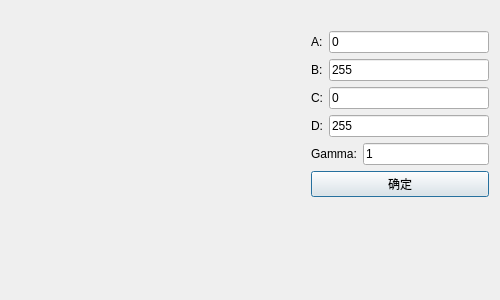
<?xml version="1.0" encoding="UTF-8"?>
<ui version="4.0">
 <class>DialogGrayTransform</class>
 <widget class="QDialog" name="DialogGrayTransform">
  <property name="geometry">
   <rect>
    <x>0</x>
    <y>0</y>
    <width>500</width>
    <height>300</height>
   </rect>
  </property>
  <property name="windowTitle">
   <string>调整灰度</string>
  </property>
  <layout class="QHBoxLayout" name="horizontalLayout">
   <item>
    <spacer name="horizontalSpacer">
     <property name="orientation">
      <enum>Qt::Horizontal</enum>
     </property>
     <property name="sizeHint" stdset="0">
      <size>
       <width>300</width>
       <height>20</height>
      </size>
     </property>
    </spacer>
   </item>
   <item>
    <layout class="QVBoxLayout" name="verticalLayout" stretch="0,0,0,0,0,0,0,0">
     <item>
      <widget class="QLabel" name="hintLabel">
       <property name="text">
        <string/>
       </property>
      </widget>
     </item>
     <item>
      <layout class="QHBoxLayout" name="horizontalLayout_5">
       <item>
        <widget class="QLabel" name="label_4">
         <property name="text">
          <string>A:</string>
         </property>
        </widget>
       </item>
       <item>
        <widget class="QLineEdit" name="aValue">
         <property name="text">
          <string>0</string>
         </property>
        </widget>
       </item>
      </layout>
     </item>
     <item>
      <layout class="QHBoxLayout" name="horizontalLayout_4">
       <item>
        <widget class="QLabel" name="label_3">
         <property name="text">
          <string>B:</string>
         </property>
        </widget>
       </item>
       <item>
        <widget class="QLineEdit" name="bValue">
         <property name="text">
          <string>255</string>
         </property>
        </widget>
       </item>
      </layout>
     </item>
     <item>
      <layout class="QHBoxLayout" name="horizontalLayout_2">
       <item>
        <widget class="QLabel" name="label">
         <property name="text">
          <string>C:</string>
         </property>
        </widget>
       </item>
       <item>
        <widget class="QLineEdit" name="cValue">
         <property name="text">
          <string>0</string>
         </property>
        </widget>
       </item>
      </layout>
     </item>
     <item>
      <layout class="QHBoxLayout" name="horizontalLayout_3">
       <item>
        <widget class="QLabel" name="label_2">
         <property name="text">
          <string>D:</string>
         </property>
        </widget>
       </item>
       <item>
        <widget class="QLineEdit" name="dValue">
         <property name="text">
          <string>255</string>
         </property>
        </widget>
       </item>
      </layout>
     </item>
     <item>
      <layout class="QHBoxLayout" name="horizontalLayout_6">
       <item>
        <widget class="QLabel" name="label_6">
         <property name="text">
          <string>Gamma:</string>
         </property>
        </widget>
       </item>
       <item>
        <widget class="QLineEdit" name="gammaValue">
         <property name="text">
          <string>1</string>
         </property>
        </widget>
       </item>
      </layout>
     </item>
     <item>
      <widget class="QPushButton" name="confirmBtn">
       <property name="text">
        <string>确定</string>
       </property>
      </widget>
     </item>
     <item>
      <spacer name="verticalSpacer">
       <property name="orientation">
        <enum>Qt::Vertical</enum>
       </property>
       <property name="sizeHint" stdset="0">
        <size>
         <width>20</width>
         <height>40</height>
        </size>
       </property>
      </spacer>
     </item>
    </layout>
   </item>
  </layout>
 </widget>
 <resources/>
 <connections/>
</ui>
